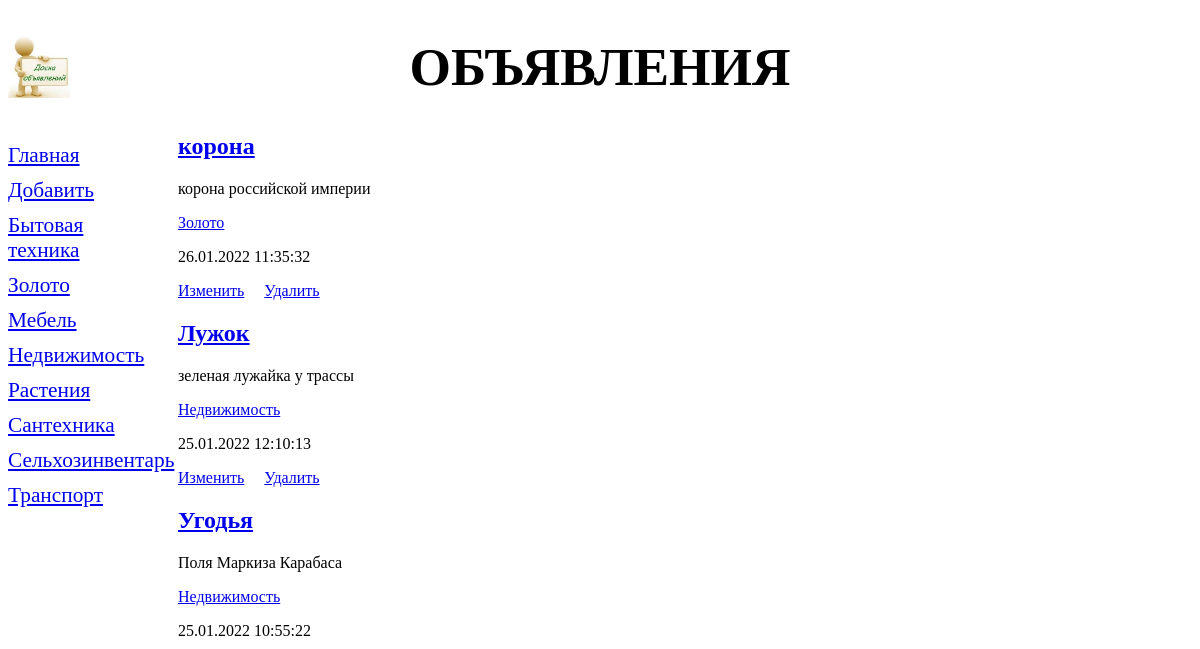
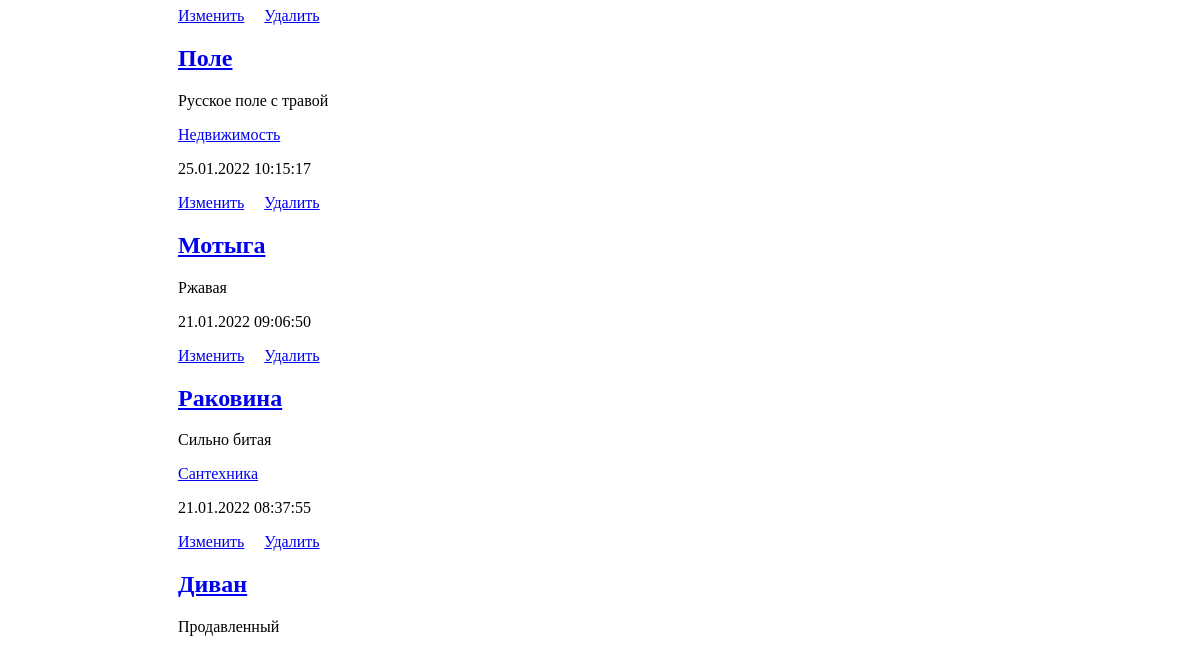
Page /bboard/ (upper part) on the earlier database version (2 pictures, top to bottom).
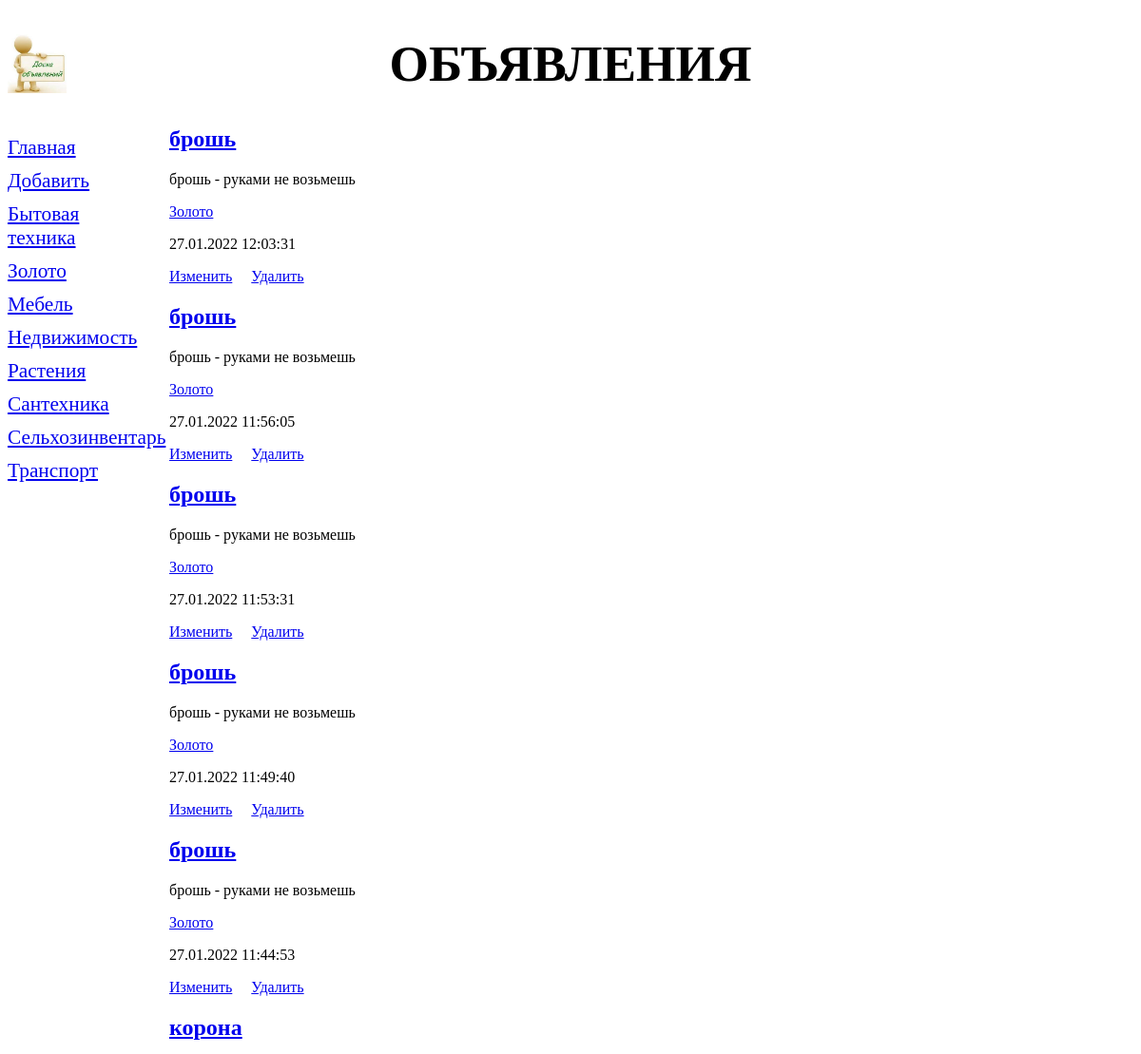
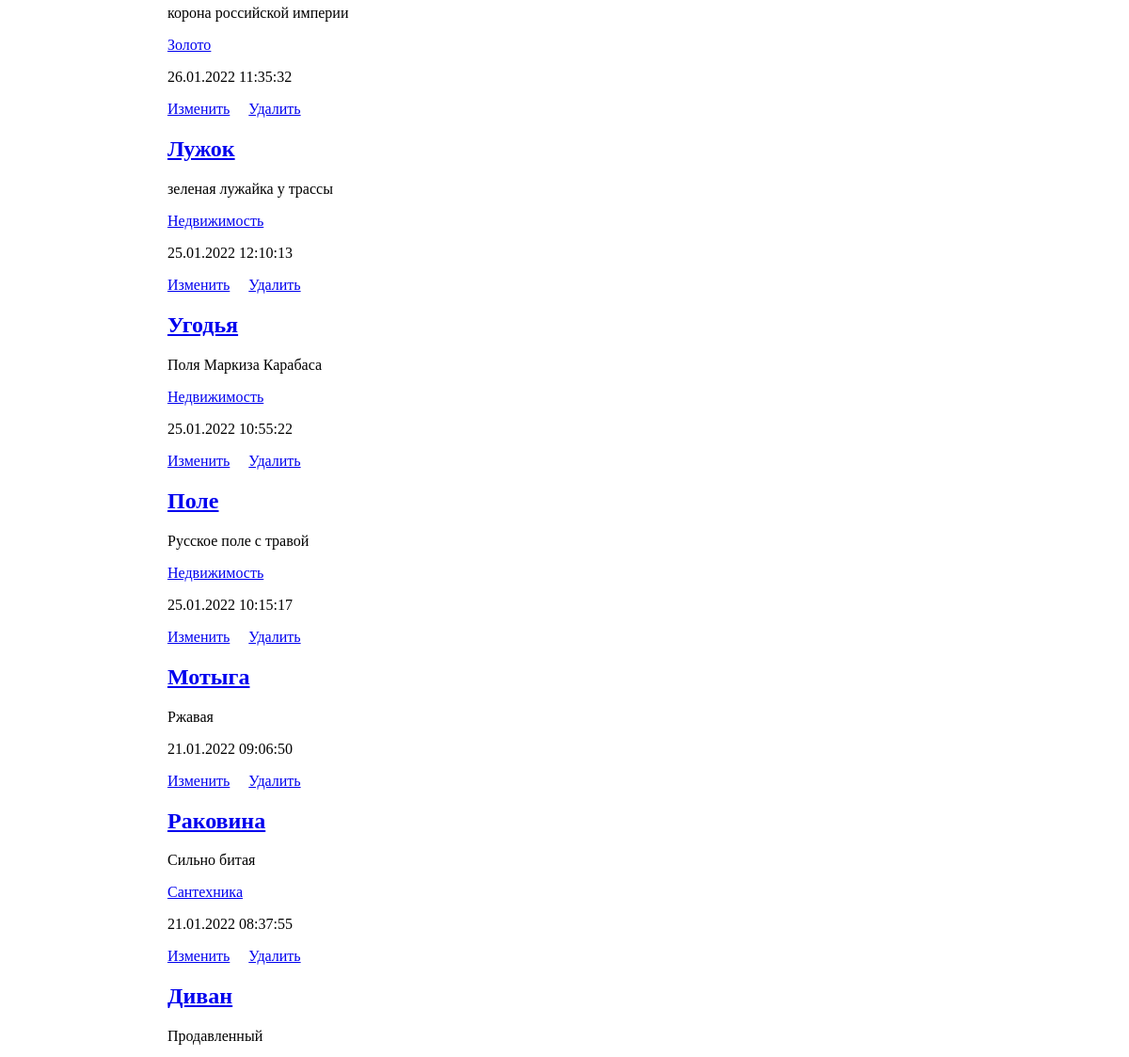
Same page on the later database version (2 pictures, top to bottom).
### bboard/models.py (models this page shows, shortened)
class Rubric(models.Model):
    name = models.CharField(max_length=20, db_index=True, verbose_name='Название')
    class Meta:
        verbose_name_plural = 'Рубрики'
        verbose_name = 'Рубрика'
        ordering = ['name']
        constraints = (
            models.CheckConstraint(check=models.Q(price_gte=0) & models.Q(price_lte=1000000),
                                   name='bboard_rubric_price_constraint'),
        )

class Bd(models.Model):
    KINDS = (
        (None, 'Выберите тип публикуемого объявления'),
        ('b', 'Куплю'),
        ('s', 'Продам'),
        ('c', 'Обменяю'),
    )
    title = models.CharField(max_length=50, verbose_name='Товар',
                             validators=[validators.RegexValidator(
                                 regex='^.{4,}$',
                                 message='Название должно быть длинее 4 символов',
                             )])
    content = models.TextField(null=True, blank=True, verbose_name='Описание')
    price = models.FloatField(null=True, blank=True, verbose_name='Цена',
                              validators=[validate_even, MinMaxValueValidator(10, 10000000)])
    published = models.DateTimeField(auto_now_add=True, db_index=True, verbose_name='Опубликовано')
    rubric = models.ForeignKey('Rubric', null=True, on_delete=models.PROTECT, verbose_name='Рубрика',)
    kind = models.CharField(max_length=1, choices=KINDS, blank=True)
    def title_and_price(self):
        if self.price:
            return '%s (%.2f)' % (self.title, self.price)
        else:
            return self.title
    title_and_price.short_description = 'Название и цена'
    class Meta:
        verbose_name = 'Объявление'
        verbose_name_plural = 'Объявления'
        ordering = ['-published']
        unique_together = ('title', 'published')

### bboard/views.py (the view)
# urls.py: path('', index, name='index'),
def index(request):
    bbs = Bd.objects.all()
    rubrics = Rubric.objects.all()
    context = {'bbs': bbs, 'rubrics': rubrics}
    return render(request, 'bboard/index.html', context)

### bboard/templates/bboard/index.html (shortened to what this page needs)
{% extends "layout/basic.html" %}
{% block content %}
    {% for bb in bbs %}
      <div>
          <h2><a href="{% url 'bboard:detail' pk=bb.pk %}">{{ bb.title }}</a></h2>
          <p>{{ bb.content }}</p>
          <p><a href="/bboard/{{bb.rubric.pk}}">{{bb.rubric.name}}</a></p>
          <p>{{ bb.published|date:"d.m.Y H:i:s" }}</p>
          <p> <a href="{% url 'bboard:edit' pk=bb.pk %}">Изменить</a> &nbsp;  &nbsp;
              <a href="{% url 'bboard:delete' pk=bb.pk %}"> Удалить </a></p>
      </div>
    {% endfor %}
{% endblock %}

### bboard/templates/layout/basic.html (shortened to what this page needs)
{% load static %}
<!DOCTYPE html>
<html>
    <head>
        <link rel="stylesheet" type="text/css" href="{% static 'bboard/style.css'%}">
    </head>
    <body>
        <header>
            <h1>Объявления</h1>
        </header>
        <nav>
            <a href="{% url 'bboard:index' %}">Главная</a>
            <a href="{% url 'bboard:add' %}">Добавить</a>
            {% for rubric in rubrics %}
            <a href="{% url 'bboard:by_rubric' rubric.pk %}">{{rubric.name}}</a>
            {% endfor %}
        </nav>
        <section>
            {% block content %}
            {% endblock %}
        </section>
    </body>
</html>

Differences in the rows shown:
added Bd: title "брошь", content "брошь - руками не возьмешь", rubric.name "Золото", published "27.01.2022 12:03:31"
added Bd: title "брошь", content "брошь - руками не возьмешь", rubric.name "Золото", published "27.01.2022 11:56:05"
added Bd: title "брошь", content "брошь - руками не возьмешь", rubric.name "Золото", published "27.01.2022 11:53:31"
added Bd: title "брошь", content "брошь - руками не возьмешь", rubric.name "Золото", published "27.01.2022 11:49:40"
added Bd: title "брошь", content "брошь - руками не возьмешь", rubric.name "Золото", published "27.01.2022 11:44:53"
